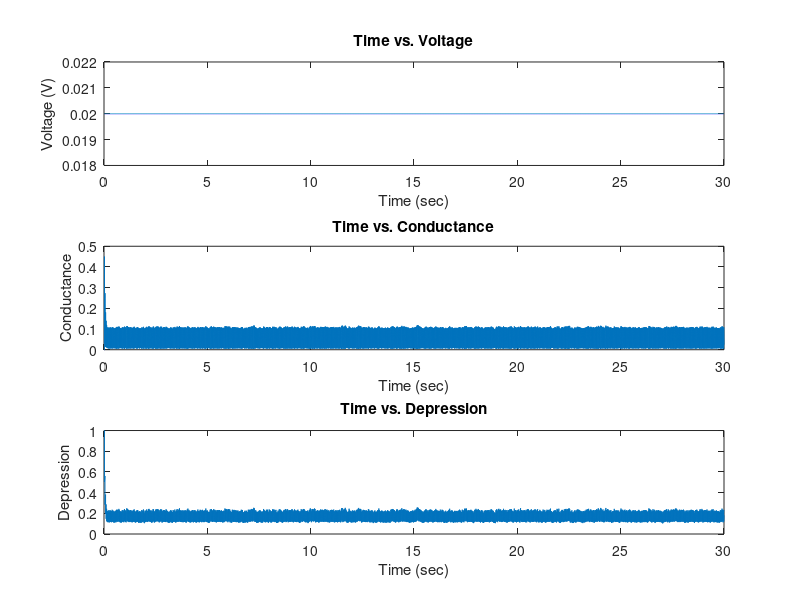
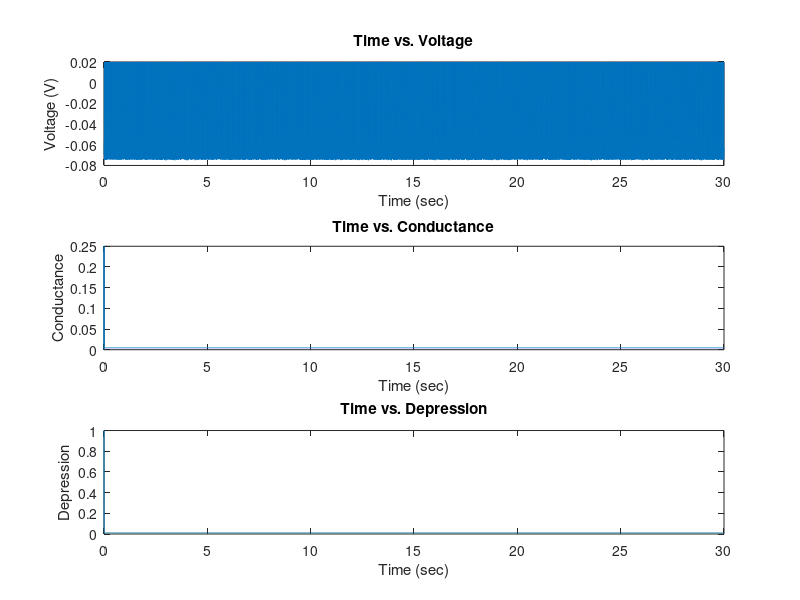

MATLAB code to generate these figures, in order:
clear all

%What neurons share
sigma = .05e-9;     %coefficient of randomness
Vl = -0.070;        %Leak potential for both neurons
Vth = -0.055;       %Threshold potential for both neurons
Vspike = .02;       %Spike potential for both neurons
Vres = -0.075;      %Reset potential for both neurons
Pr = .5;            %Probability of release of vesicles
taud = .2;          %Time constant of Depression

%parameters that effect neuron1
C1 = 5e-9;          %Capacity for Neuron1
Vm1 = -0.070;       %Membrane potential neuron1
Rm1 = 20e6;         %membrain resistance neuron 1
G21 = 0;            %Maximum conductance affecting neuron 1
s2 = 0;             %Gating variable affecting neuron 1
Erev21 = -0.070;    %Reversal potential affecting neuron 1
Iapp1 = 4e-3;       %Applied Current into neuron 1
taus1 = .002;       %Gating variable time constant
D1 = 1;             %Depression

%parameters that effect neuron2
C2 = 5e-9;          %Capacity for Neuron 2
Vm2 = -0.070;       %Membrane potential neuron2
Rm2 = 20e6;         %membrain resistance neuron 2
G12 = 0;            %Maximum conductance affecting neuron 2
s1 = 0;             %Gating variable affecting neuron 2
Erev12 = 0;         %Reversal potential affecting neuron 2
Iapp2 = 4e-9;       %Applied Current into neuron 2
taus2 = .01;        %Gating variable time constant
D2 = 1;             %Depression

%Time variables
startT = 0;                 %Time starts at 0
dT = .001;                  %dT is 1 ms
endT = 30;                  %Time ends
timeVec = startT:dT:endT;   %Time vector from startTime to endTime in increments of dT

%logging vectors
voltageVecN1 = zeros(size(timeVec));
voltageVecN2 = zeros(size(timeVec));
conductanceVecs1 = zeros(size(timeVec));
conductanceVecs2 = zeros(size(timeVec));
vecD1 = zeros(size(timeVec));
vecD2 = zeros(size(timeVec));

for i = 1: length(timeVec),
    %Checking to see if either neurons are spiking
    if Vm1 >= Vth,
        Vm1 = Vres;
        s1 = s1 + Pr*D1*(1-s1);
        D1 = D1*(1-Pr);
    end
    if Vm2 >= Vth,
        Vm2 = Vres;
        s2 = s2 + Pr*D2*(1-s2);
        D2 = D2*(1-Pr);
    end
    
    %Calculate next voltage
    Vm1 = Vm1 + dT*(((Vl - Vm1)/Rm1) + G21*s2*(Erev21-Vm1)+ Iapp1 + sigma*randn(1)/sqrt(dT))/C1;
    Vm2 = Vm2 + dT*(((Vl - Vm2)/Rm2) + G12*s1*(Erev12-Vm2)+ Iapp2 + sigma*randn(1)/sqrt(dT))/C1;
    
    %Calculate next conductances for synapses
    s1 = s1 + dT*(-s1/taus1);
    D1 = D1 + dT*((1-D1)/taud);
    
    s2 = s2 + dT*(-s2/taus2);
    D2 = D2 + dT*((1-D2)/taud);
    
    %Check if over threshold
    if Vm1 >= Vth,
        Vm1 = Vspike;
    end
    if Vm2 >= Vth,
        Vm2 = Vspike;
    end
        
    %log parameters of interest
    voltageVecN1(i) = Vm1;
    voltageVecN2(i) = Vm2;
    conductanceVecs1(i) = s1;
    conductanceVecs2(i) = s2;
    vecD1(i) = D1;
    vecD2(i) = D2;
end

figure;
subplot(3,1,1); 
plot(timeVec,voltageVecN1);
xlabel('Time (sec)')
ylabel('Voltage (V)')
title(['Time vs. Voltage'])

subplot(3,1,2); 
plot(timeVec,conductanceVecs2);
xlabel('Time (sec)')
ylabel('Conductance')
title(['Time vs. Conductance'])

subplot(3,1,3); 
plot(timeVec,vecD2);
xlabel('Time (sec)')
ylabel('Depression')
title(['Time vs. Depression'])

figure;
subplot(3,1,1); 
plot(timeVec,voltageVecN2);
xlabel('Time (sec)')
ylabel('Voltage (V)')
title(['Time vs. Voltage'])

subplot(3,1,2); 
plot(timeVec,conductanceVecs1);
xlabel('Time (sec)')
ylabel('Conductance')
title(['Time vs. Conductance'])

subplot(3,1,3); 
plot(timeVec,vecD1);
xlabel('Time (sec)')
ylabel('Depression')
title(['Time vs. Depression'])
